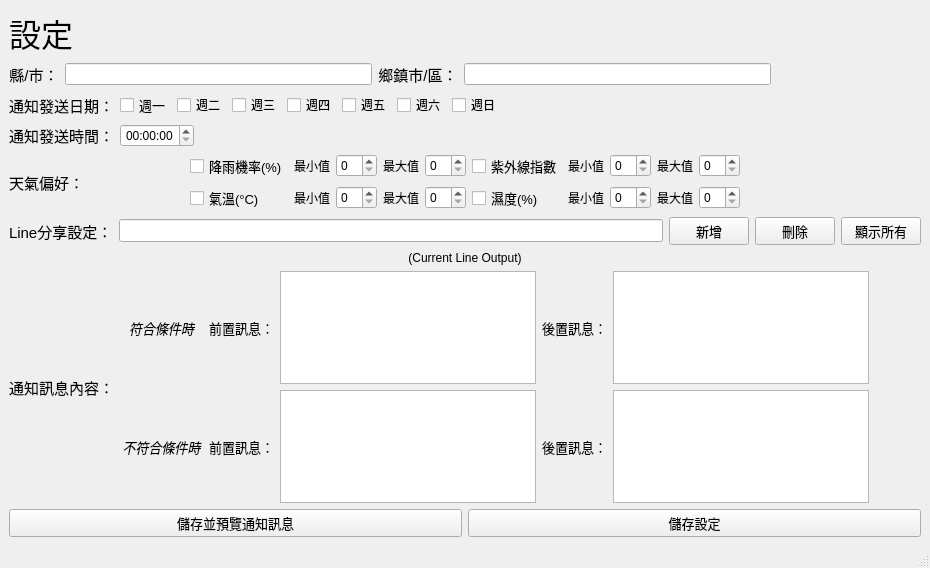
<?xml version="1.0" encoding="UTF-8"?>
<ui version="4.0">
 <class>Form</class>
 <widget class="QMainWindow" name="Form">
  <property name="geometry">
   <rect>
    <x>0</x>
    <y>0</y>
    <width>930</width>
    <height>568</height>
   </rect>
  </property>
  <property name="windowTitle">
   <string>天氣分析鬼才機器人 設定介面</string>
  </property>
  <widget class="QWidget" name="centralwidget">
   <layout class="QGridLayout" name="gridLayout_2">
    <item row="0" column="0">
     <layout class="QGridLayout" name="gridLayout">
      <item row="5" column="0">
       <layout class="QHBoxLayout" name="horizontalLayout_line">
        <item>
         <widget class="QLabel" name="label_line">
          <property name="font">
           <font>
            <family>Arial</family>
            <pointsize>11</pointsize>
           </font>
          </property>
          <property name="text">
           <string>Line分享設定：</string>
          </property>
         </widget>
        </item>
        <item>
         <layout class="QVBoxLayout" name="verticalLayout_2">
          <item>
           <layout class="QHBoxLayout" name="horizontalLayout_11">
            <item>
             <widget class="QLineEdit" name="line_lineEdit">
              <property name="font">
               <font>
                <family>Arial</family>
                <pointsize>10</pointsize>
               </font>
              </property>
              <property name="alignment">
               <set>Qt::AlignCenter</set>
              </property>
             </widget>
            </item>
            <item>
             <widget class="QPushButton" name="line_add_pushButton">
              <property name="font">
               <font>
                <pointsize>10</pointsize>
               </font>
              </property>
              <property name="text">
               <string>新增</string>
              </property>
             </widget>
            </item>
            <item>
             <widget class="QPushButton" name="line_del_pushButton">
              <property name="font">
               <font>
                <pointsize>10</pointsize>
               </font>
              </property>
              <property name="text">
               <string>刪除</string>
              </property>
             </widget>
            </item>
            <item>
             <widget class="QPushButton" name="line_show_pushButton">
              <property name="font">
               <font>
                <family>Arial</family>
                <pointsize>10</pointsize>
               </font>
              </property>
              <property name="text">
               <string>顯示所有</string>
              </property>
             </widget>
            </item>
           </layout>
          </item>
         </layout>
        </item>
       </layout>
      </item>
      <item row="1" column="0">
       <layout class="QHBoxLayout" name="horizontalLayout_location">
        <item>
         <widget class="QLabel" name="label_city">
          <property name="font">
           <font>
            <family>Arial</family>
            <pointsize>11</pointsize>
           </font>
          </property>
          <property name="text">
           <string>縣/市：</string>
          </property>
          <property name="alignment">
           <set>Qt::AlignCenter</set>
          </property>
         </widget>
        </item>
        <item>
         <widget class="QLineEdit" name="city_lineEdit"/>
        </item>
        <item>
         <widget class="QLabel" name="label_town">
          <property name="font">
           <font>
            <family>Arial</family>
            <pointsize>11</pointsize>
           </font>
          </property>
          <property name="text">
           <string>鄉鎮市/區：</string>
          </property>
          <property name="alignment">
           <set>Qt::AlignCenter</set>
          </property>
         </widget>
        </item>
        <item>
         <widget class="QLineEdit" name="town_lineEdit"/>
        </item>
        <item>
         <widget class="QLabel" name="label_error_location">
          <property name="text">
           <string>                                           </string>
          </property>
         </widget>
        </item>
       </layout>
      </item>
      <item row="2" column="0">
       <layout class="QHBoxLayout" name="horizontalLayout_day">
        <item>
         <widget class="QLabel" name="label_days">
          <property name="font">
           <font>
            <family>Arial</family>
            <pointsize>11</pointsize>
           </font>
          </property>
          <property name="text">
           <string>通知發送日期：</string>
          </property>
         </widget>
        </item>
        <item>
         <widget class="QCheckBox" name="mon_checkBox">
          <property name="font">
           <font>
            <family>Arial</family>
            <pointsize>10</pointsize>
           </font>
          </property>
          <property name="text">
           <string>週一</string>
          </property>
         </widget>
        </item>
        <item>
         <widget class="QCheckBox" name="tue_checkBox">
          <property name="text">
           <string>週二</string>
          </property>
         </widget>
        </item>
        <item>
         <widget class="QCheckBox" name="wed_checkBox">
          <property name="text">
           <string>週三</string>
          </property>
         </widget>
        </item>
        <item>
         <widget class="QCheckBox" name="thu_checkBox">
          <property name="text">
           <string>週四</string>
          </property>
         </widget>
        </item>
        <item>
         <widget class="QCheckBox" name="fri_checkBox">
          <property name="text">
           <string>週五</string>
          </property>
         </widget>
        </item>
        <item>
         <widget class="QCheckBox" name="sat_checkBox">
          <property name="text">
           <string>週六</string>
          </property>
         </widget>
        </item>
        <item>
         <widget class="QCheckBox" name="sun_checkBox">
          <property name="text">
           <string>週日</string>
          </property>
         </widget>
        </item>
        <item>
         <spacer name="horizontalSpacer_2">
          <property name="orientation">
           <enum>Qt::Horizontal</enum>
          </property>
          <property name="sizeHint" stdset="0">
           <size>
            <width>40</width>
            <height>20</height>
           </size>
          </property>
         </spacer>
        </item>
       </layout>
      </item>
      <item row="8" column="0">
       <layout class="QHBoxLayout" name="horizontalLayout_button">
        <item>
         <layout class="QHBoxLayout" name="horizontalLayout_12">
          <item>
           <widget class="QPushButton" name="preview_pushButton">
            <property name="font">
             <font>
              <pointsize>10</pointsize>
             </font>
            </property>
            <property name="text">
             <string>儲存並預覽通知訊息</string>
            </property>
           </widget>
          </item>
          <item>
           <widget class="QPushButton" name="save_pushButton">
            <property name="font">
             <font>
              <pointsize>10</pointsize>
             </font>
            </property>
            <property name="text">
             <string>儲存設定</string>
            </property>
           </widget>
          </item>
         </layout>
        </item>
       </layout>
      </item>
      <item row="4" column="0">
       <layout class="QHBoxLayout" name="horizontalLayout_weatherPreference">
        <item>
         <widget class="QLabel" name="label_weather">
          <property name="font">
           <font>
            <family>Agency FB</family>
            <pointsize>11</pointsize>
           </font>
          </property>
          <property name="text">
           <string>天氣偏好：</string>
          </property>
         </widget>
        </item>
        <item>
         <layout class="QGridLayout" name="gridLayout_left">
          <item row="1" column="0">
           <widget class="QCheckBox" name="temp_checkBox">
            <property name="font">
             <font>
              <family>Arial</family>
              <pointsize>10</pointsize>
             </font>
            </property>
            <property name="text">
             <string>氣溫(°C)</string>
            </property>
           </widget>
          </item>
          <item row="0" column="4">
           <widget class="QSpinBox" name="rain_max_spinBox"/>
          </item>
          <item row="0" column="1">
           <widget class="QLabel" name="label_min_rain">
            <property name="enabled">
             <bool>true</bool>
            </property>
            <property name="text">
             <string>最小值</string>
            </property>
           </widget>
          </item>
          <item row="0" column="3">
           <widget class="QLabel" name="label_max_rain">
            <property name="text">
             <string>最大值</string>
            </property>
           </widget>
          </item>
          <item row="1" column="3">
           <widget class="QLabel" name="label_max_temp">
            <property name="text">
             <string>最大值</string>
            </property>
           </widget>
          </item>
          <item row="0" column="2">
           <widget class="QSpinBox" name="rain_min_spinBox"/>
          </item>
          <item row="1" column="4">
           <widget class="QSpinBox" name="temp_max_spinBox"/>
          </item>
          <item row="1" column="2">
           <widget class="QSpinBox" name="temp_min_spinBox"/>
          </item>
          <item row="0" column="0">
           <widget class="QCheckBox" name="rain_checkBox">
            <property name="font">
             <font>
              <family>Arial</family>
              <pointsize>10</pointsize>
             </font>
            </property>
            <property name="text">
             <string>降雨機率(%)</string>
            </property>
           </widget>
          </item>
          <item row="1" column="1">
           <widget class="QLabel" name="label_min_temp">
            <property name="text">
             <string>最小值</string>
            </property>
           </widget>
          </item>
         </layout>
        </item>
        <item>
         <layout class="QGridLayout" name="gridLayout_right">
          <item row="1" column="0">
           <widget class="QCheckBox" name="hum_checkBox">
            <property name="font">
             <font>
              <family>Arial</family>
              <pointsize>10</pointsize>
             </font>
            </property>
            <property name="text">
             <string>濕度(%)</string>
            </property>
           </widget>
          </item>
          <item row="0" column="3">
           <widget class="QLabel" name="label_max_uv">
            <property name="text">
             <string>最大值</string>
            </property>
           </widget>
          </item>
          <item row="1" column="3">
           <widget class="QLabel" name="label_max_hum">
            <property name="text">
             <string>最大值</string>
            </property>
           </widget>
          </item>
          <item row="0" column="2">
           <widget class="QSpinBox" name="uv_min_spinBox"/>
          </item>
          <item row="1" column="4">
           <widget class="QSpinBox" name="hum_max_spinBox"/>
          </item>
          <item row="0" column="0">
           <widget class="QCheckBox" name="uv_checkBox">
            <property name="font">
             <font>
              <family>Arial</family>
              <pointsize>10</pointsize>
             </font>
            </property>
            <property name="text">
             <string>紫外線指數</string>
            </property>
           </widget>
          </item>
          <item row="0" column="4">
           <widget class="QSpinBox" name="uv_max_spinBox"/>
          </item>
          <item row="0" column="1">
           <widget class="QLabel" name="label_min_uv">
            <property name="text">
             <string>最小值</string>
            </property>
           </widget>
          </item>
          <item row="1" column="1">
           <widget class="QLabel" name="label_min_hum">
            <property name="text">
             <string>最小值</string>
            </property>
           </widget>
          </item>
          <item row="1" column="2">
           <widget class="QSpinBox" name="hum_min_spinBox"/>
          </item>
         </layout>
        </item>
        <item>
         <widget class="QLabel" name="label_error_value">
          <property name="text">
           <string/>
          </property>
         </widget>
        </item>
       </layout>
      </item>
      <item row="6" column="0">
       <layout class="QHBoxLayout" name="horizontalLayout_lineResult">
        <item>
         <widget class="QLabel" name="line_result_label">
          <property name="font">
           <font>
            <family>Arial</family>
           </font>
          </property>
          <property name="text">
           <string>(Current Line Output)</string>
          </property>
          <property name="alignment">
           <set>Qt::AlignCenter</set>
          </property>
         </widget>
        </item>
       </layout>
      </item>
      <item row="3" column="0">
       <layout class="QHBoxLayout" name="horizontalLayout_time">
        <item>
         <widget class="QLabel" name="label_time">
          <property name="font">
           <font>
            <family>Agency FB</family>
            <pointsize>11</pointsize>
           </font>
          </property>
          <property name="text">
           <string>通知發送時間：</string>
          </property>
          <property name="alignment">
           <set>Qt::AlignCenter</set>
          </property>
         </widget>
        </item>
        <item>
         <widget class="QTimeEdit" name="time_timeEdit">
          <property name="alignment">
           <set>Qt::AlignCenter</set>
          </property>
         </widget>
        </item>
        <item>
         <spacer name="horizontalSpacer">
          <property name="orientation">
           <enum>Qt::Horizontal</enum>
          </property>
          <property name="sizeHint" stdset="0">
           <size>
            <width>40</width>
            <height>20</height>
           </size>
          </property>
         </spacer>
        </item>
       </layout>
      </item>
      <item row="7" column="0">
       <layout class="QHBoxLayout" name="horizontalLayout_msg">
        <item>
         <widget class="QLabel" name="label_msg">
          <property name="font">
           <font>
            <pointsize>11</pointsize>
           </font>
          </property>
          <property name="text">
           <string>通知訊息內容：</string>
          </property>
         </widget>
        </item>
        <item>
         <layout class="QGridLayout" name="gridLayout_5">
          <item row="0" column="0">
           <widget class="QLabel" name="label_msgT">
            <property name="font">
             <font>
              <pointsize>10</pointsize>
              <italic>true</italic>
             </font>
            </property>
            <property name="text">
             <string>符合條件時</string>
            </property>
            <property name="alignment">
             <set>Qt::AlignCenter</set>
            </property>
           </widget>
          </item>
          <item row="0" column="3">
           <widget class="QTextEdit" name="msgT_pre_textEdit">
            <property name="font">
             <font>
              <family>Arial</family>
              <pointsize>10</pointsize>
             </font>
            </property>
           </widget>
          </item>
          <item row="0" column="5">
           <widget class="QTextEdit" name="msgT_post_textEdit">
            <property name="font">
             <font>
              <family>Arial</family>
              <pointsize>10</pointsize>
             </font>
            </property>
           </widget>
          </item>
          <item row="1" column="0">
           <widget class="QLabel" name="label_msgF">
            <property name="font">
             <font>
              <pointsize>10</pointsize>
              <italic>true</italic>
             </font>
            </property>
            <property name="text">
             <string>不符合條件時</string>
            </property>
            <property name="alignment">
             <set>Qt::AlignCenter</set>
            </property>
           </widget>
          </item>
          <item row="0" column="4">
           <widget class="QLabel" name="label_msgT_post">
            <property name="font">
             <font>
              <pointsize>10</pointsize>
             </font>
            </property>
            <property name="text">
             <string>後置訊息：</string>
            </property>
           </widget>
          </item>
          <item row="1" column="4">
           <widget class="QLabel" name="label_msgF_post">
            <property name="font">
             <font>
              <pointsize>10</pointsize>
             </font>
            </property>
            <property name="text">
             <string>後置訊息：</string>
            </property>
           </widget>
          </item>
          <item row="1" column="5">
           <widget class="QTextEdit" name="msgF_post_textEdit">
            <property name="font">
             <font>
              <family>Arial</family>
              <pointsize>10</pointsize>
             </font>
            </property>
           </widget>
          </item>
          <item row="1" column="3">
           <widget class="QTextEdit" name="msgF_pre_textEdit">
            <property name="font">
             <font>
              <family>Arial</family>
              <pointsize>10</pointsize>
             </font>
            </property>
           </widget>
          </item>
          <item row="0" column="1">
           <widget class="QLabel" name="label_msgT_pre">
            <property name="font">
             <font>
              <pointsize>10</pointsize>
             </font>
            </property>
            <property name="text">
             <string>前置訊息：</string>
            </property>
           </widget>
          </item>
          <item row="1" column="1">
           <widget class="QLabel" name="label_msgF_pre">
            <property name="font">
             <font>
              <pointsize>10</pointsize>
             </font>
            </property>
            <property name="text">
             <string>前置訊息：</string>
            </property>
           </widget>
          </item>
         </layout>
        </item>
        <item>
         <spacer name="horizontalSpacer_6">
          <property name="orientation">
           <enum>Qt::Horizontal</enum>
          </property>
          <property name="sizeHint" stdset="0">
           <size>
            <width>40</width>
            <height>20</height>
           </size>
          </property>
         </spacer>
        </item>
       </layout>
      </item>
      <item row="0" column="0">
       <layout class="QHBoxLayout" name="horizontalLayout_7">
        <item>
         <widget class="QLabel" name="label_setting">
          <property name="font">
           <font>
            <family>微軟正黑體</family>
            <pointsize>24</pointsize>
           </font>
          </property>
          <property name="text">
           <string>設定</string>
          </property>
         </widget>
        </item>
       </layout>
      </item>
     </layout>
    </item>
   </layout>
  </widget>
  <widget class="QMenuBar" name="menubar">
   <property name="geometry">
    <rect>
     <x>0</x>
     <y>0</y>
     <width>930</width>
     <height>25</height>
    </rect>
   </property>
  </widget>
  <widget class="QStatusBar" name="statusbar"/>
 </widget>
 <resources/>
 <connections/>
</ui>
